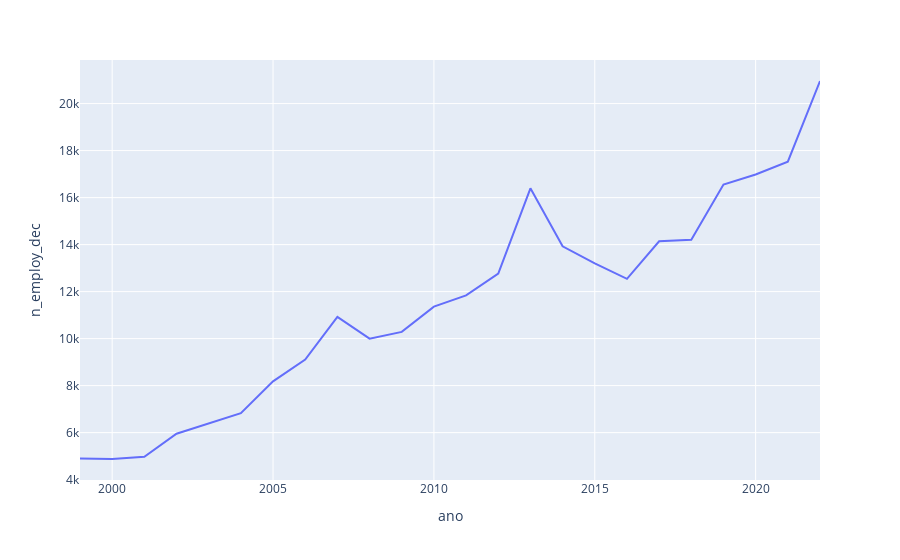

The notebook cell this image was saved under:
### Code cell
fig = px.line(mariana, x="ano", y="n_employ_dec")
fig.show()

### Figure 1 — Plotly figure (JSON) as saved in the notebook; plotly's stock layout.template omitted (floating-point values rounded to 4 significant figures)
{"data": [{"hovertemplate": "ano=%{x}<br>n_employ_dec=%{y}<extra></extra>", "legendgroup": "", "line": {"color": "#636efa", "dash": "solid"}, "marker": {"symbol": "circle"}, "mode": "lines", "name": "", "orientation": "v", "showlegend": false, "type": "scatter", "x": [2022, 2021, 2020, 2019, 2018, 2017, 2016, 2015, 2014, 2013, 2012, 2011, 2010, 2009, 2008, 2007, 2006, 2005, 2004, 2003, 2002, 2001, 2000, 1999], "xaxis": "x", "y": [20961, 17528, 16981, 16553, 14204, 14142, 12542, 13200, 13928, 16393, 12766, 11840, 11360, 10286, 9997, 10924, 9111, 8183, 6828, 6401, 5953, 4973, 4878, 4902], "yaxis": "y"}], "layout": {"legend": {"tracegroupgap": 0}, "margin": {"t": 60}, "xaxis": {"anchor": "y", "domain": [0, 1], "title": {"text": "ano"}}, "yaxis": {"anchor": "x", "domain": [0, 1], "title": {"text": "n_employ_dec"}}}}
